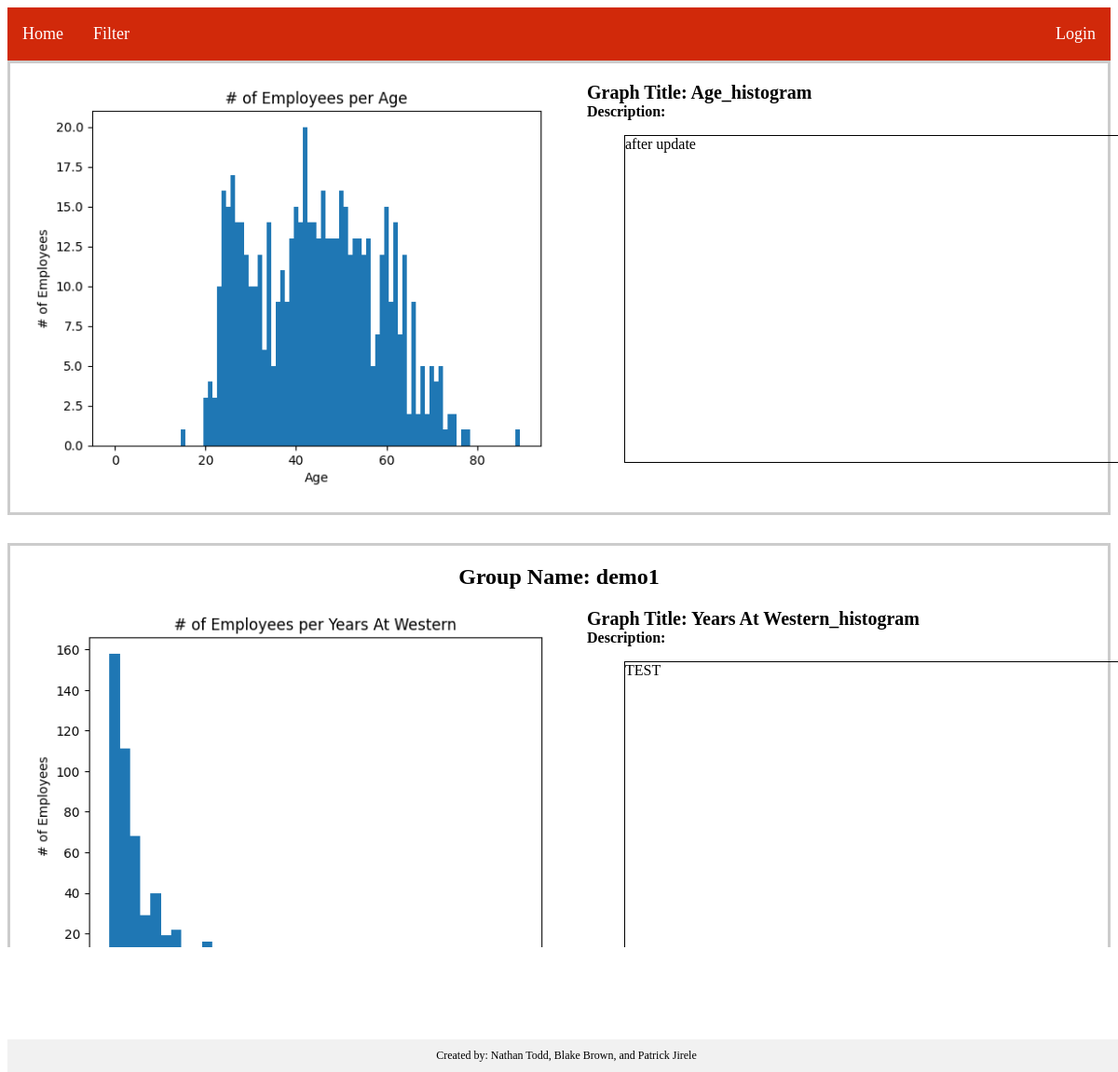
Before: / with the older database file.
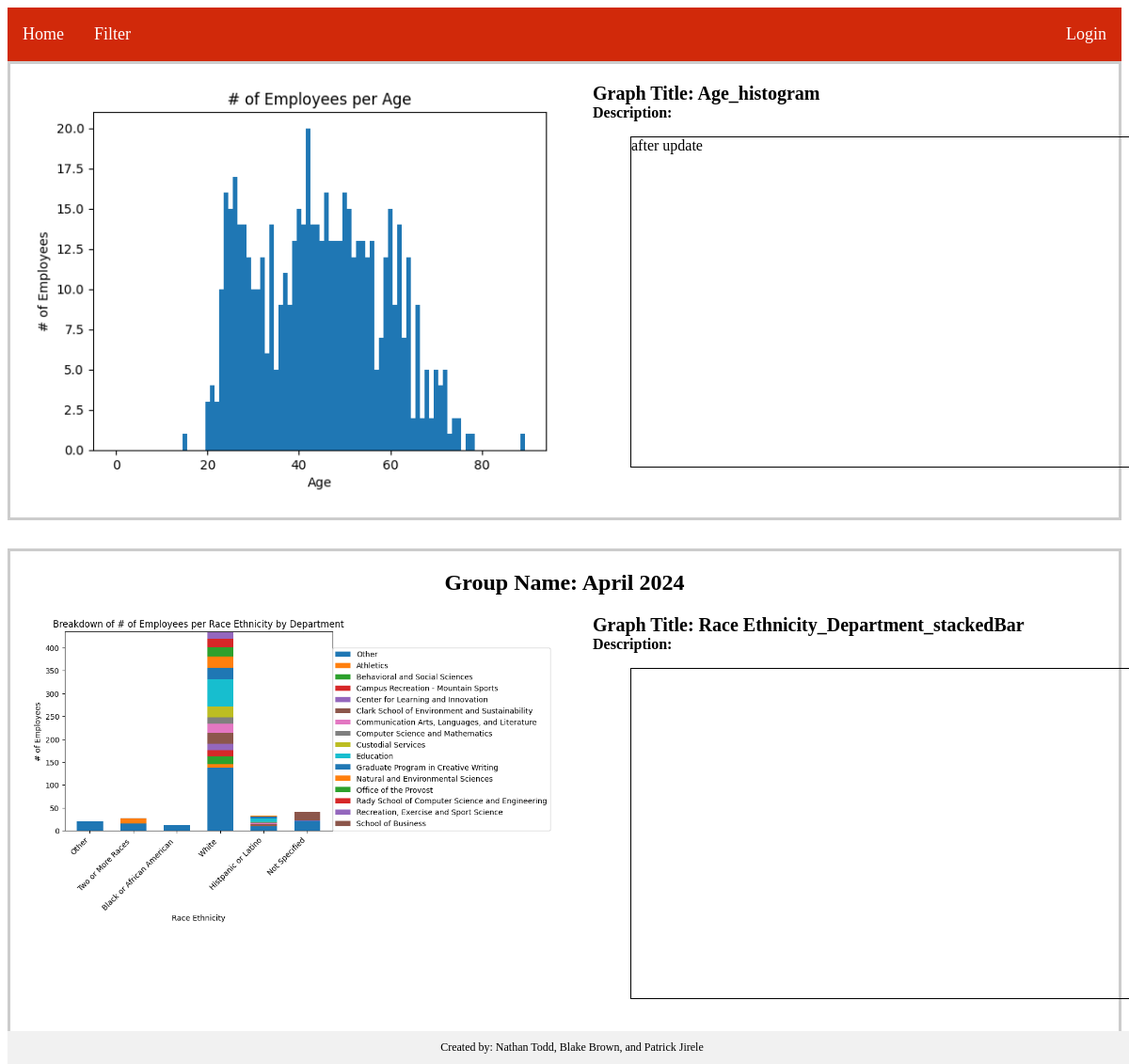
After: the same page with the newer database file.
### main.py (models this page shows)
class Graphs(db.Model):
    id = db.Column(db.Integer, primary_key=True)
    path = db.Column(db.String(100), nullable=False)
    title = db.Column(db.String(50), nullable=False)
    description = db.Column(db.String(250), nullable=True)
    type = db.Column(db.String(20))
    currently_displayed = db.Column(db.Boolean, default=False, nullable=False)
    group_id = db.Column(db.Integer, db.ForeignKey('graphgroup.id'), nullable=True)

class GraphGroup(db.Model):
    __tablename__ = 'graphgroup'
    id = db.Column(db.Integer, primary_key=True)
    group_name = db.Column(db.String(100))
    currently_displayed = db.Column(db.Boolean, default=False, nullable=False)
    graphs = db.relationship('Graphs', backref='GraphGroup', lazy='dynamic')

### main.py (the view)
@app.route('/')
def home():
    graphsFromDb = Graphs.query.filter_by(currently_displayed = 1).all()
    graphs_by_group = GraphGroup.query.filter_by(currently_displayed = 1).all()
    return render_template('home.html', graphs=graphsFromDb, graphGroups = graphs_by_group)

### templates/home.html (shortened to what this page needs)
{% extends 'base.html' %}
{% block content %}
<body>
    {% if graphs %}
        {% for graph in graphs %}
        <div class="group-container">
            <div class="graph-grid">
                <div class="group-graph-container" data-graph-id="{{ graph.id }}">
                    <img src="{{ graph.path }}" class="thumbnail-img">
                    <div class="content-wrapper">
                        <div class="title-container">Graph Title: {{ graph.title }}</div>
                        {% if graph.description %}
                        <div class="description-container"><b>Description:</b>
                            <br>
                            <blockquote class="description-quote">
                                {{ graph.description }}
                            </blockquote>
                        </div>
                        {% else %}
                            No Description provided
                        {% endif %}
                    </div>
                </div>
            </div>
        </div>
        {% endfor %}
    {% endif %}
    {% if graphGroups %}
        {% for group in graphGroups %}
        <div class="group-container" data-group-id="{{ group.id }}">
            <h2>Group Name: {{ group.group_name }}</h2>
            {% for graph in group.graphs %}
            <div class="graph-grid">
                <div class="group-graph-container" data-graph-id="{{ graph.id }}">
                    <img src="{{ graph.path }}" class="thumbnail-img">
                    <div class="content-wrapper">
                        <div class="title-container">Graph Title: {{ graph.title }}</div>
                        <div class="description-container"><b>Description:</b>
                            <br>
                            <blockquote class="description-quote">
                                {{ graph.description }}
                            </blockquote>
                        </div>
                    </div>
                </div>
            </div>
            {% endfor %}
        </div>
        {% endfor %}
    {% endif %}
    <div class="footer">
        Created by: Nathan Todd, Blake Brown, and Patrick Jirele
    </div>
</body>
{% endblock %}

Changed rows visible on the page:
no longer on this page (row edited): GraphGroup: group_name "demo1"
no longer on this page (row unchanged): Graphs: path (picture), title "Years At Western_histogram", description "TEST", shown under "demo1"
now on this page (row edited): GraphGroup: group_name "April 2024"
now on this page (row unchanged): Graphs: path (picture), title "Race Ethnicity_Department_stackedBar", shown under "April 2024"
